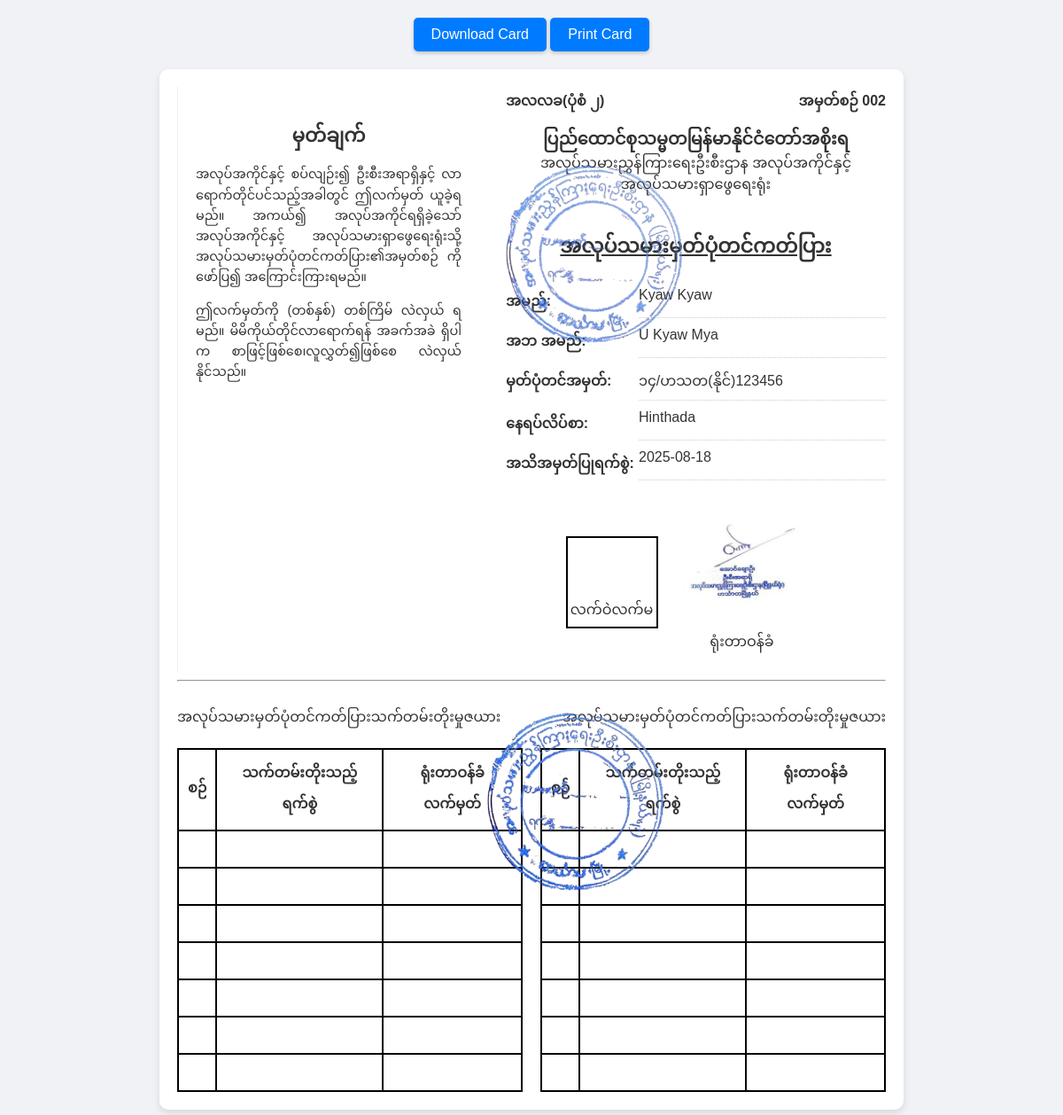
Before: /admin/views/labors/preview_card.php?sn=002&uid=15 (signed in) with the older database file.
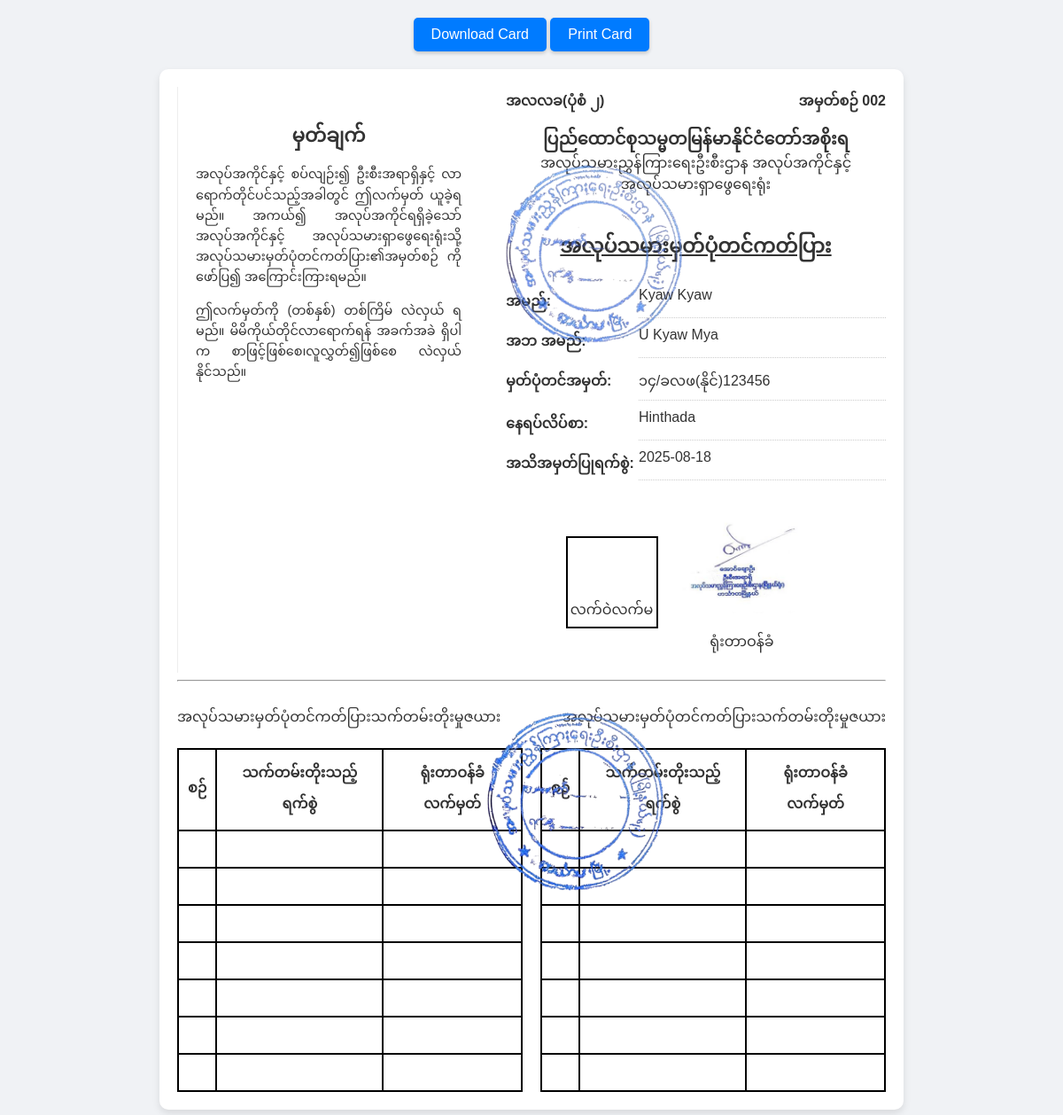
After: the same page with the newer database file.
### tables this page shows
CREATE TABLE `applications` (
  `id` int(11) NOT NULL,
  `name` varchar(200) NOT NULL,
  `age` int(11) NOT NULL,
  `fatherName` varchar(200) NOT NULL,
  `nrc` varchar(100) DEFAULT NULL,
  `picture` varchar(100) NOT NULL,
  `phone` varchar(15) NOT NULL,
  `email` varchar(255) DEFAULT NULL,
  `registration_date` datetime NOT NULL DEFAULT current_timestamp(),
  `township` varchar(100) NOT NULL,
  `serial_number` varchar(100) DEFAULT NULL,
  `birth_date` date NOT NULL,
  `gender` enum('Male','Female') NOT NULL,
  `religion` varchar(100) NOT NULL,
  `edu_level` varchar(100) NOT NULL,
  `stable_address` varchar(255) NOT NULL,
  `images` longtext DEFAULT NULL,
  `status` enum('Approved','Pending','Rejected','Resubmitted') NOT NULL DEFAULT 'Pending',
  `message` text DEFAULT NULL,
  `user_id` int(11) NOT NULL,
  `is_resubmit` tinyint(1) NOT NULL DEFAULT 0,
  `updated_at` datetime DEFAULT NULL
);

### admin/views/labors/preview_card.php (the view, shortened to what this page needs)
<?php
$serial_number = $_GET['sn'] ?? die("Sorry we need specific Serial Number");
$connection = new Connection();
$connection = $connection::$connection;
$lprepare = $connection->prepare("SELECT * FROM applications WHERE serial_number = ? AND user_id = ?");
$lprepare->bind_param('si', $serial_number, $_GET['uid']);
$lprepare->execute();
$lprepare = $lprepare->get_result();
$laborer = $lprepare->fetch_assoc();
?>
<div class="print-button-container">
    <button onclick="downloadCardAsPdf()">Download Card</button>
    <button onclick="window.print()">Print Card</button>
</div>
<div class="card-container">
    <div class="labor-card-content">
        <div class="details-section">
            <div class="header">
                <div>အလလခ(ပုံစံ ၂)</div>
                <div>အမှတ်စဉ် <?= $laborer['serial_number'] ?></div>
            </div>
            <div class="government-info">
                <span class="country">ပြည်ထောင်စုသမ္မတမြန်မာနိုင်ငံတော်အစိုးရ</span>
                <span>အလုပ်သမားညွှန်ကြားရေးဦးစီးဌာန</span>
                <span>အလုပ်အကိုင်နှင့်အလုပ်သမားရှာဖွေရေးရုံး</span>
            </div>
            <h1 class="card-title">အလုပ်သမားမှတ်ပုံတင်ကတ်ပြား</h1>
            <div class="personal-details">
                <div class="detail-item">
                    <span class="label">အမည်:</span>
                    <span class="value"><?= $laborer['name'] ?></span>
                </div>
                <div class="detail-item">
                    <span class="label">အဘ အမည်:</span>
                    <span class="value"><?= $laborer['fatherName'] ?></span>
                </div>
                <div class="detail-item">
                    <span class="label">မှတ်ပုံတင်အမှတ်:</span>
                    <span class="value"><?= $laborer['nrc'] ?></span>
                </div>
                <div class="detail-item">
                    <span class="label">နေရပ်လိပ်စာ:</span>
                    <span class="value"><?= $laborer['stable_address'] ?></span>
                </div>
                <div class="detail-item">
                    <span class="label">အသိအမှတ်ပြုရက်စွဲ:</span>
                    <span class="value"><?php echo (new DateTime())->format("Y-m-d"); ?></span>
                </div>
            </div>
            <div class="signature-section">
                <div class="f-box">
                    <span>လက်ဝဲလက်မ</span>
                </div>
                <div class="signature-box">
                    <img src="/labor_application/importants/director_sign.png" alt="Director Signature"
                        class="signature-img">
                    <p>ရုံးတာဝန်ခံ</p>
                </div>
                <img src="/labor_application/importants/stamp_.png" alt="Stamp" class="stamp-img">
            </div>
        </div>
        <div class="rules-section">
            <h2 class="rules-title">မှတ်ချက်</h2>
            <p>
                အလုပ်အကိုင်နှင့် စပ်လျဉ်း၍ ဦးစီးအရာရှိနှင့် လာရောက်တိုင်ပင်သည့်အခါတွင် ဤလက်မှတ် ယူခဲ့ရမည်။
                အကယ်၍ အလုပ်အကိုင်ရရှိခဲ့သော် အလုပ်အကိုင်နှင့် အလုပ်သမားရှာဖွေရေးရုံးသို့
                အလုပ်သမားမှတ်ပုံတင်ကတ်ပြား၏အမှတ်စဉ် ကိုဖော်ပြ၍ အကြောင်းကြားရမည်။
            </p>
            <p>
                ဤလက်မှတ်ကို (တစ်နှစ်) တစ်ကြိမ် လဲလှယ် ရမည်။ မိမိကိုယ်တိုင်လာရောက်ရန် အခက်အခဲ ရှိပါက
                စာဖြင့်ဖြစ်စေ၊လူလွှတ်၍ဖြစ်စေ လဲလှယ် နိုင်သည်။
            </p>
        </div>
    </div>
    <hr>
    <div class="card-back">
        <div>
            <p>အလုပ်သမားမှတ်ပုံတင်ကတ်ပြားသက်တမ်းတိုးမှုဇယား</p>
            <p>အလုပ်သမားမှတ်ပုံတင်ကတ်ပြားသက်တမ်းတိုးမှုဇယား</p>
        </div>
        <div>
            <?php
            for ($i = 0; $i < 2; $i++):
                ?>
                <table>
                    <thead>
                        <tr>
                            <th>စဉ်</th>
                            <th>သက်တမ်းတိုးသည့်ရက်စွဲ</th>
                            <th>ရုံးတာဝန်ခံလက်မှတ်</th>
                        </tr>
                    </thead>
                    <tbody>
                        <?php
                        for ($j = 0; $j < 7; $j++):
                            ?>
                            <tr>
                                <td></td>
                                <td></td>
                                <td></td>
                            </tr>
                        <?php endfor; ?>
                    </tbody>
                </table>
            <?php endfor; ?>
        </div>
        <img src="/labor_application/importants/stamp_.png" alt="Stamp" class="stamp">
    </div>
</div>

### admin/views/labors/preview_card.php (style rules this page uses)
.print-button-container { text-align: center; margin-bottom: 20px; }
.print-button-container button { padding: 10px 20px; font-size: 16px; cursor: pointer; background-color: #007bff; color: white; border: none; border-radius: 5px; box-shadow: 0 2px 4px rgba(0, 0, 0, 0.2); }
.card-container { width: 800px; margin: 0 auto; background: #fff; border-radius: 10px; box-shadow: 0 4px 8px rgba(0, 0, 0, 0.1); padding: 20px; }
.labor-card-content { display: flex; flex-direction: row-reverse; justify-content: space-between; gap: 30px; }
.details-section { flex: 1; display: flex; flex-direction: column; }
.details-section .header { display: flex; justify-content: space-between; font-weight: bold; margin-bottom: 10px; }
.government-info { text-align: center; line-height: 1.5; margin-bottom: 20px; }
.government-info .country { font-size: 1.2em; font-weight: bold; }
.card-title { text-align: center; font-size: 1.4em; text-decoration: underline; margin-bottom: 20px; }
.personal-details .detail-item { display: flex; margin-bottom: 10px; }
.personal-details .label { font-weight: bold; width: 150px; }
.personal-details .value { flex: 1; border-bottom: 1px dotted #ccc; padding-bottom: 2px; }
.signature-section { position: relative; margin-top: 30px; display: flex; justify-content: center; align-items: flex-end; }
.signature-box { text-align: center; }
.signature-img { width: 150px; height: auto; }
.stamp-img { position: absolute; width: 200px; height: auto; opacity: 0.7; top: -400px; left: 0px; }
.rules-section { width: 300px; padding: 20px; border-left: 1px solid #eee; font-size: 0.9em; line-height: 1.6; text-align: justify; }
.rules-section p { margin-bottom: 15px; }
.rules-title { text-align: center; margin-bottom: 15px; }
.f-box { position: relative; top: -50px; left: -20px; height: 100px; width: 100px; border: 2px solid black; display: flex; flex-direction: column; justify-content: end; }
.f-box span { display: block; text-align: center; }
.card-back table { border-collapse: collapse; }
.card-back div { display: flex; justify-content: space-between; align-items: center; gap: 20px; }
.card-back th, td { border: 2px solid black; padding: 10px; }
.card-back td { padding: 20px 0; }
.card-back .stamp { position: absolute; top: 800px; left: 550px; width: 200px; }

Changed rows visible on the page:
changed applications "Kyaw Kyaw": nrc "၁၄/ဟသတ(နိုင်)123456" → "၁၄/ခလဖ(နိုင်)123456"
